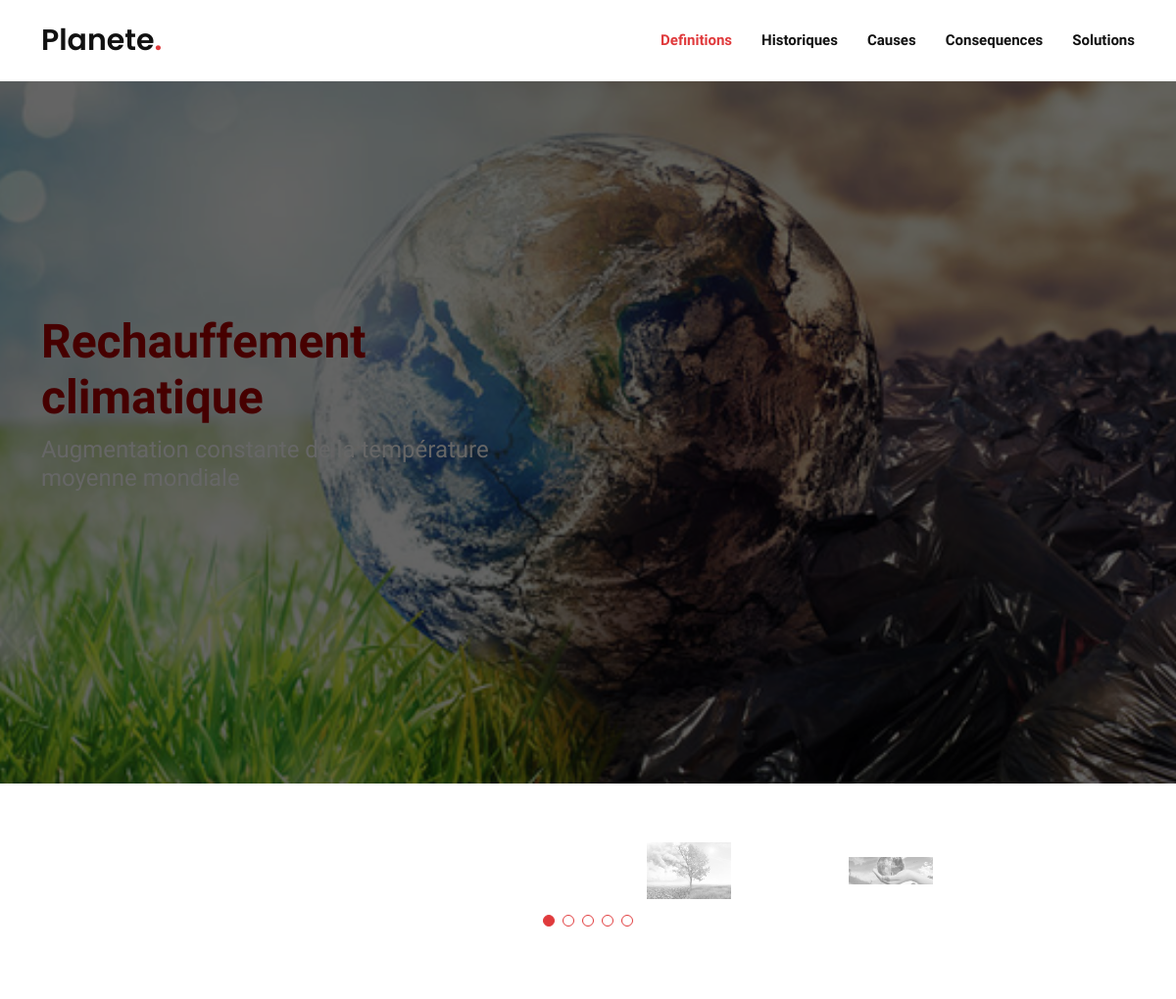
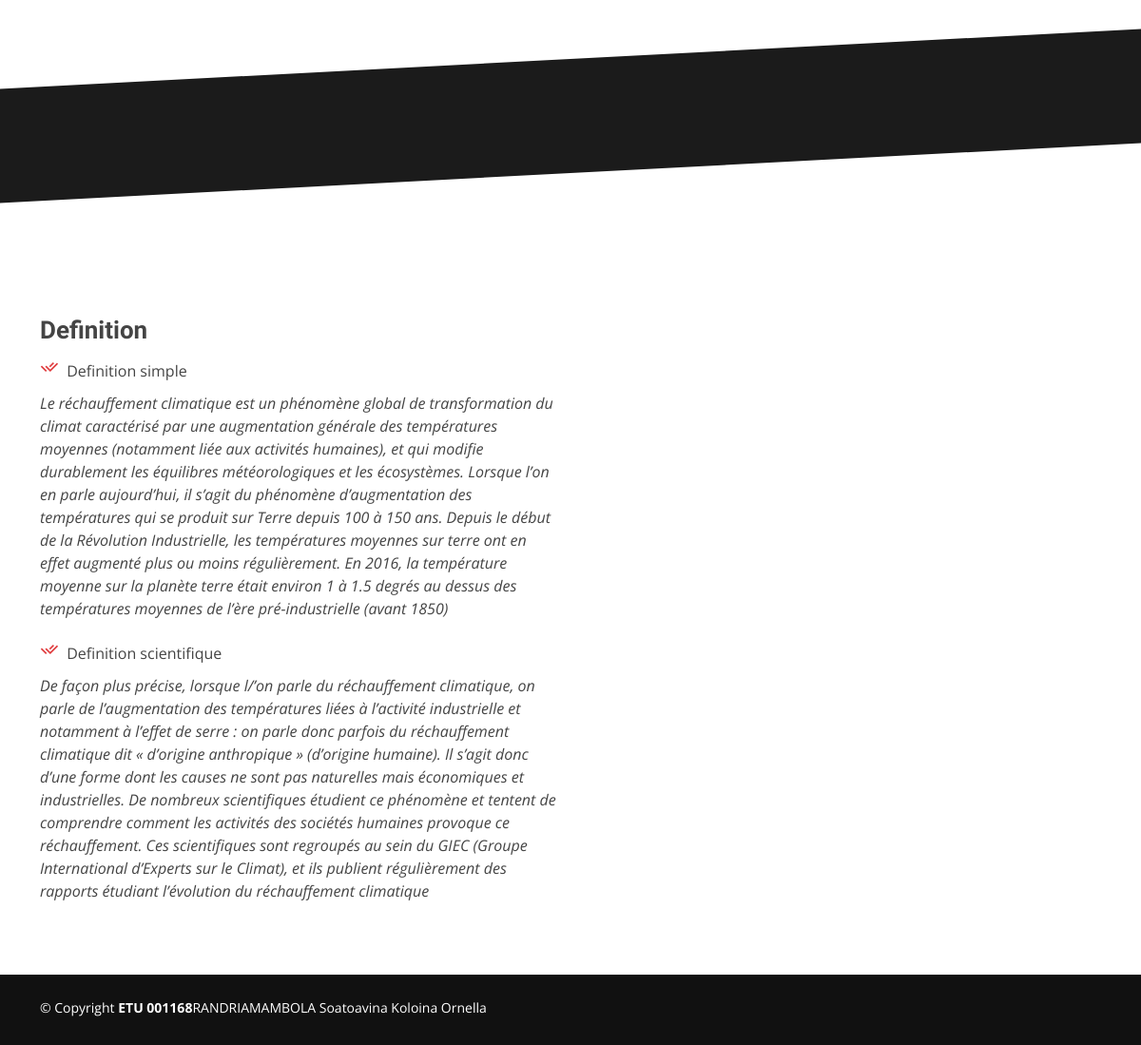
Page /definitions on the committed database (2 pictures, top to bottom).
### tables this page shows
create table def(
    id int primary key NOT NULL AUTO_INCREMENT,
    cat varchar(50),
    def text
);

### inc/connection.php (called while the page is built)
<?php
function dbconnect()
{
    static $connect = null;
    if ($connect === null)
    {
        $connect = mysqli_connect('localhost', 'root', 'root', 'climat');
        mysqli_set_charset($connect,"utf8mb4");
    }
    return $connect;
}
?>

### inc/function.php (called while the page is built, shortened)
<?php
include("connection.php");
    function getDef()
    {
        $t=null;
        $j=0;
        $sql="SELECT * FROM def";
        $news_req = mysqli_query(dbconnect(),$sql);
        while($don=mysqli_fetch_assoc($news_req))
        {
            $t[$j]['id']=$don['id'];
            $t[$j]['cat']=$don['cat'];
            $t[$j]['def']=$don['def'];
            $j++;
        }
        return $t;
    }
?>

### def.php (the view, shortened to what this page needs)
<?php
    $def=getDef();
?>
<div class="tab-content">
          <div class="tab-pane active show" id="tab-1">
            <div class="row">
              <div class="col-lg-6 order-2 order-lg-1 mt-3 mt-lg-0" data-aos="fade-up" data-aos-delay="100">
                <h3>Definition</h3>
                <ul>
                    <?php for($i=0;$i<count($def);$i++) { ?>
                  <li><i class="ri-check-double-line"></i> <?php echo $def[$i]['cat']; ?></li>
                <p class="fst-italic">
                <?php echo $def[$i]['def']; ?>
                </p>
                  <?php } ?>
                   </ul>
              </div>
              <div class="col-lg-6 order-1 order-lg-2 text-center" data-aos="fade-up" data-aos-delay="200">
              </div>
            </div>
          </div>
        </div>

### assets/css/style.css (style rules this page uses)
body { font-family: "Open Sans", sans-serif; color: #444444; }
h1, h2, h3, h4, h5, h6 { font-family: "Raleway", sans-serif; }
.tabs .tab-content { margin-top: 30px; }
.tabs .tab-pane h3 { font-weight: 600; font-size: 26px; }
.tabs .tab-pane ul { list-style: none; padding: 0; }
.tabs .tab-pane ul li { padding-bottom: 10px; }
.tabs .tab-pane ul i { font-size: 20px; padding-right: 4px; color: #e03a3c; }
.tabs .tab-pane p:last-child { margin-bottom: 0; }

### rows in the picture
def: cat "Definition simple", def "Le réchauffement climatique est un phénomène global de transformation du climat caractérisé par une augmentation générale des températures moyennes (notamment liée aux activités humaines), et qui modifie durablement les équilibres météorologiques et les écosystèmes. Lorsque l’on en parle aujourd’hui, il s’agit du phénomène d’augmentation des températures qui se produit sur Terre depuis 100 à 150 ans. Depuis le début de la Révolution Industrielle, les températures moyennes sur terre ont en effet augmenté plus ou moins régulièrement. En 2016, la température moyenne sur la planète terre était environ 1 à 1.5 degrés au dessus des températures moyennes de l’ère pré-industrielle (avant 1850)"
def: cat "Definition scientifique", def "De façon plus précise, lorsque l/’on parle du réchauffement climatique, on parle de l’augmentation des températures liées à l’activité industrielle et notamment à l’effet de serre : on parle donc parfois du réchauffement climatique dit « d’origine anthropique » (d’origine humaine). Il s’agit donc d’une forme dont les causes ne sont pas naturelles mais économiques et industrielles. De nombreux scientifiques étudient ce phénomène et tentent de comprendre comment les activités des sociétés humaines provoque ce réchauffement. Ces scientifiques sont regroupés au sein du GIEC (Groupe International d’Experts sur le Climat), et ils publient régulièrement des rapports étudiant l’évolution du…"
